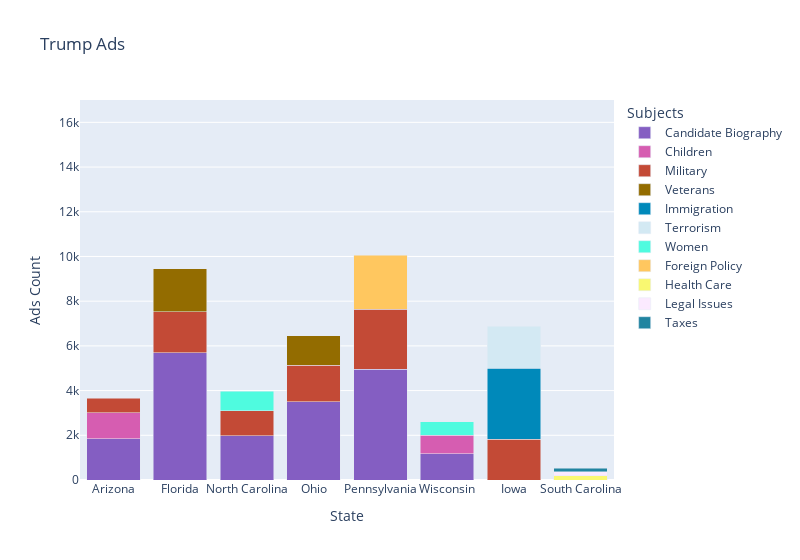

Notebook cell for this chart:
### Code cell
# States Trump Won 
import plotly.express as px

fig = px.bar(top_subjects_trump[top_subjects_trump.winning_candidate=='TRUMP, DONALD J.'],
             x='state',
             y='count',
             color='subjects',
             title='Trump Ads',
             labels={'state': 'State', 'count': 'Ad Counts', 'subjects': 'Subjects'},
             width=800,
             color_discrete_map=trump_subjects,
             )

fig.update_layout(barmode='stack', xaxis_title='State', yaxis_title='Ads Count', legend_title='Subjects')
fig.update_layout(yaxis=dict(range=[0,17000]))
fig.show()

### Figure 1 — Plotly figure (JSON) as saved in the notebook; plotly's stock layout.template omitted (floating-point values rounded to 4 significant figures)
{"data": [{"alignmentgroup": "True", "hovertemplate": "Subjects=Candidate Biography<br>State=%{x}<br>Ad Counts=%{y}<extra></extra>", "legendgroup": "Candidate Biography", "marker": {"color": "#845ec2", "pattern": {"shape": ""}}, "name": "Candidate Biography", "offsetgroup": "Candidate Biography", "orientation": "v", "showlegend": true, "textposition": "auto", "type": "bar", "x": ["Arizona", "Florida", "North Carolina", "Ohio", "Pennsylvania", "Wisconsin"], "xaxis": "x", "y": [1836, 5698, 1975, 3500, 4953, 1171], "yaxis": "y"}, {"alignmentgroup": "True", "hovertemplate": "Subjects=Children<br>State=%{x}<br>Ad Counts=%{y}<extra></extra>", "legendgroup": "Children", "marker": {"color": "#d65db1", "pattern": {"shape": ""}}, "name": "Children", "offsetgroup": "Children", "orientation": "v", "showlegend": true, "textposition": "auto", "type": "bar", "x": ["Arizona", "Wisconsin"], "xaxis": "x", "y": [1167, 821], "yaxis": "y"}, {"alignmentgroup": "True", "hovertemplate": "Subjects=Military<br>State=%{x}<br>Ad Counts=%{y}<extra></extra>", "legendgroup": "Military", "marker": {"color": "#c34a36", "pattern": {"shape": ""}}, "name": "Military", "offsetgroup": "Military", "orientation": "v", "showlegend": true, "textposition": "auto", "type": "bar", "x": ["Arizona", "Florida", "Iowa", "North Carolina", "Ohio", "Pennsylvania"], "xaxis": "x", "y": [648, 1823, 1833, 1126, 1629, 2697], "yaxis": "y"}, {"alignmentgroup": "True", "hovertemplate": "Subjects=Veterans<br>State=%{x}<br>Ad Counts=%{y}<extra></extra>", "legendgroup": "Veterans", "marker": {"color": "#936c00", "pattern": {"shape": ""}}, "name": "Veterans", "offsetgroup": "Veterans", "orientation": "v", "showlegend": true, "textposition": "auto", "type": "bar", "x": ["Florida", "Ohio"], "xaxis": "x", "y": [1934, 1334], "yaxis": "y"}, {"alignmentgroup": "True", "hovertemplate": "Subjects=Immigration<br>State=%{x}<br>Ad Counts=%{y}<extra></extra>", "legendgroup": "Immigration", "marker": {"color": "#0089ba", "pattern": {"shape": ""}}, "name": "Immigration", "offsetgroup": "Immigration", "orientation": "v", "showlegend": true, "textposition": "auto", "type": "bar", "x": ["Iowa"], "xaxis": "x", "y": [3156], "yaxis": "y"}, {"alignmentgroup": "True", "hovertemplate": "Subjects=Terrorism<br>State=%{x}<br>Ad Counts=%{y}<extra></extra>", "legendgroup": "Terrorism", "marker": {"color": "#d3e9f3", "pattern": {"shape": ""}}, "name": "Terrorism", "offsetgroup": "Terrorism", "orientation": "v", "showlegend": true, "textposition": "auto", "type": "bar", "x": ["Iowa"], "xaxis": "x", "y": [1883], "yaxis": "y"}, {"alignmentgroup": "True", "hovertemplate": "Subjects=Women<br>State=%{x}<br>Ad Counts=%{y}<extra></extra>", "legendgroup": "Women", "marker": {"color": "#4ffbdf", "pattern": {"shape": ""}}, "name": "Women", "offsetgroup": "Women", "orientation": "v", "showlegend": true, "textposition": "auto", "type": "bar", "x": ["North Carolina", "Wisconsin"], "xaxis": "x", "y": [864, 623], "yaxis": "y"}, {"alignmentgroup": "True", "hovertemplate": "Subjects=Foreign Policy<br>State=%{x}<br>Ad Counts=%{y}<extra></extra>", "legendgroup": "Foreign Policy", "marker": {"color": "#ffc75f", "pattern": {"shape": ""}}, "name": "Foreign Policy", "offsetgroup": "Foreign Policy", "orientation": "v", "showlegend": true, "textposition": "auto", "type": "bar", "x": ["Pennsylvania"], "xaxis": "x", "y": [2400], "yaxis": "y"}, {"alignmentgroup": "True", "hovertemplate": "Subjects=Health Care<br>State=%{x}<br>Ad Counts=%{y}<extra></extra>", "legendgroup": "Health Care", "marker": {"color": "#f9f871", "pattern": {"shape": ""}}, "name": "Health Care", "offsetgroup": "Health Care", "orientation": "v", "showlegend": true, "textposition": "auto", "type": "bar", "x": ["South Carolina"], "xaxis": "x", "y": [193], "yaxis": "y"}, {"alignmentgroup": "True", "hovertemplate": "Subjects=Legal Issues<br>State=%{x}<br>Ad Counts=%{y}<extra></extra>", "legendgroup": "Legal Issues", "marker": {"color": "#fbeaff", "pattern": {"shape": ""}}, "name": "Legal Issues", "offsetgroup": "Legal Issues", "orientation": "v", "showlegend": true, "textposition": "auto", "type": "bar", "x": ["South Carolina"], "xaxis": "x", "y": [173], "yaxis": "y"}, {"alignmentgroup": "True", "hovertemplate": "Subjects=Taxes<br>State=%{x}<br>Ad Counts=%{y}<extra></extra>", "legendgroup": "Taxes", "marker": {"color": "#2184a0", "pattern": {"shape": ""}}, "name": "Taxes", "offsetgroup": "Taxes", "orientation": "v", "showlegend": true, "textposition": "auto", "type": "bar", "x": ["South Carolina"], "xaxis": "x", "y": [167], "yaxis": "y"}], "layout": {"barmode": "stack", "legend": {"title": {"text": "Subjects"}, "tracegroupgap": 0}, "title": {"text": "Trump Ads"}, "width": 800, "xaxis": {"anchor": "y", "domain": [0, 1], "title": {"text": "State"}}, "yaxis": {"anchor": "x", "domain": [0, 1], "range": [0, 17000], "title": {"text": "Ads Count"}}}}
